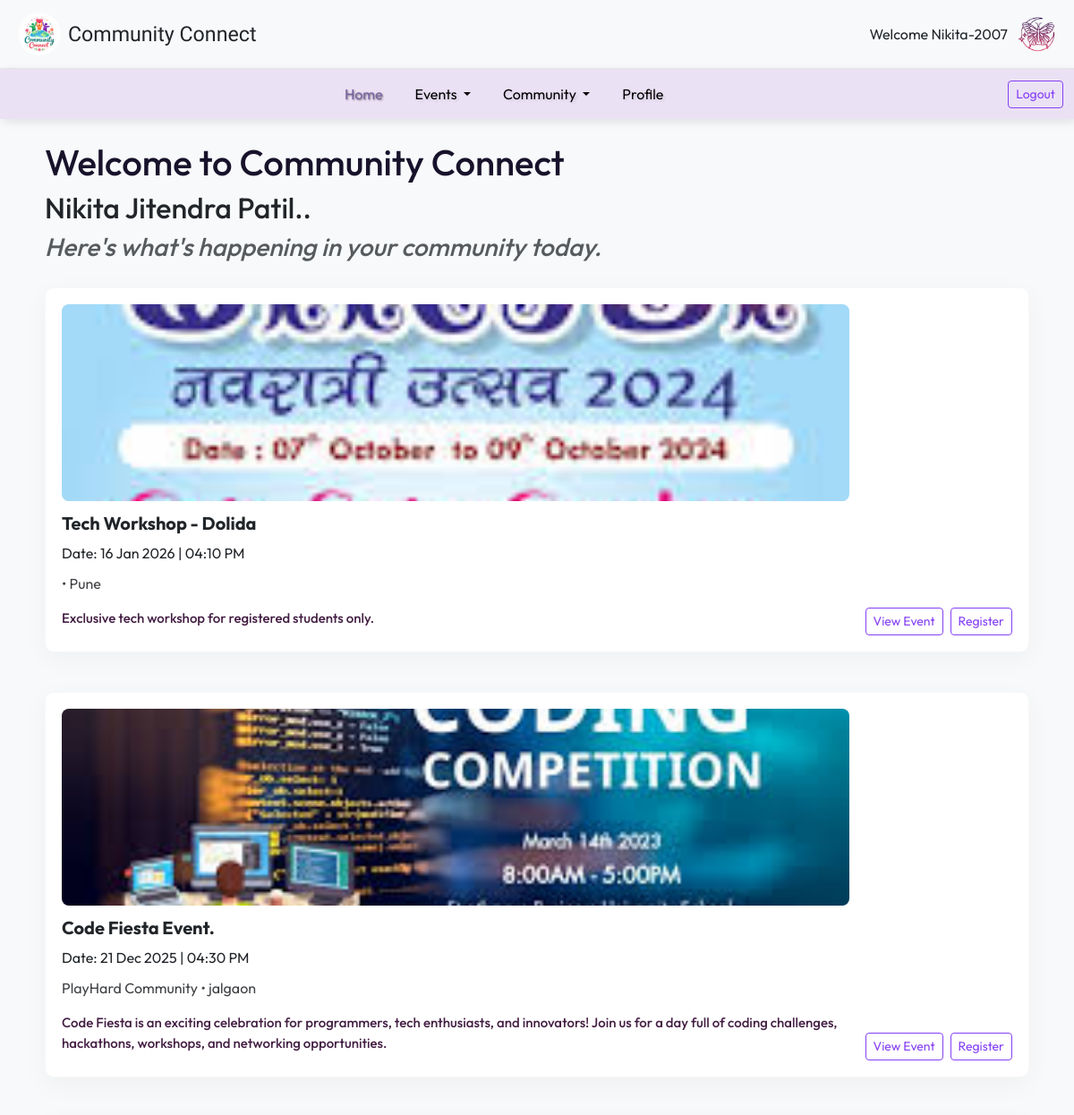
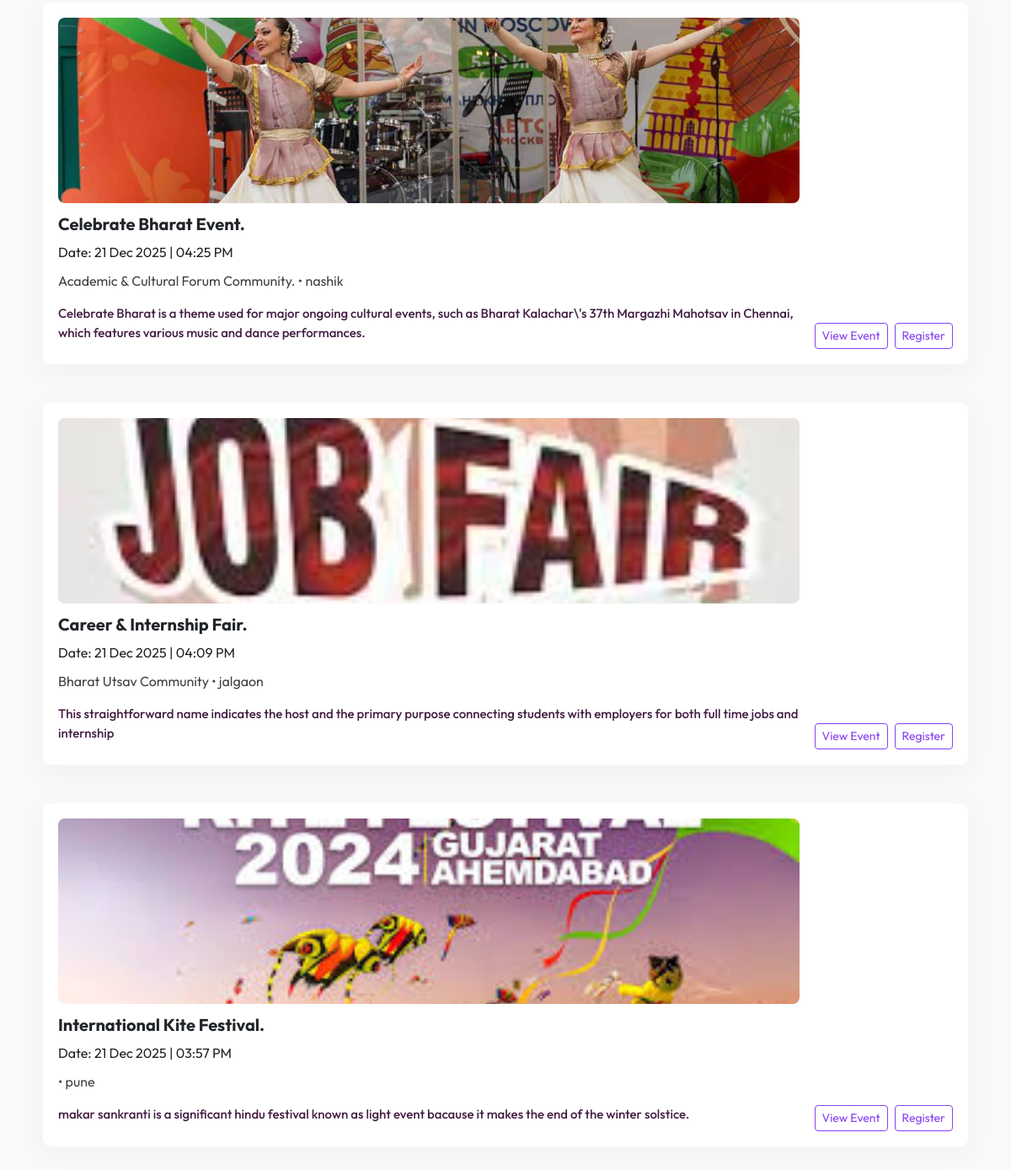
The app's page /Dashboard.php (signed in) with its own data (2 pictures, top to bottom).
### tables this page shows
CREATE TABLE `community_events` (
  `id` int(11) NOT NULL,
  `event_name` varchar(255) NOT NULL,
  `category` varchar(100) NOT NULL,
  `other_category` varchar(255) DEFAULT NULL,
  `district` varchar(100) NOT NULL,
  `start_time` time DEFAULT NULL,
  `end_time` time DEFAULT NULL,
  `date` date DEFAULT NULL,
  `registration_deadline` varchar(255) NOT NULL,
  `image` varchar(255) DEFAULT 'default_event.jpg',
  `event_type` varchar(150) NOT NULL,
  `event_ty` varchar(255) NOT NULL,
  `location` varchar(255) NOT NULL,
  `about` text DEFAULT NULL,
  `created_at` timestamp NOT NULL DEFAULT current_timestamp(),
  `created_by` int(11) NOT NULL,
  `Community` int(11) DEFAULT NULL,
  `event_code` varchar(50) DEFAULT NULL,
  `privacy` varchar(10) NOT NULL DEFAULT 'public',
  `details` text DEFAULT NULL,
  `status` enum('Upcoming','Ongoing','Completed','Cancelled') DEFAULT 'Upcoming'
);

CREATE TABLE `communities` (
  `id` int(11) NOT NULL,
  `community_name` varchar(255) NOT NULL,
  `category` varchar(100) NOT NULL,
  `other_category` varchar(100) DEFAULT NULL,
  `privacy` varchar(100) NOT NULL,
  `image` varchar(255) DEFAULT NULL,
  `district` varchar(100) NOT NULL,
  `about` varchar(300) DEFAULT NULL,
  `created_at` timestamp NOT NULL DEFAULT current_timestamp(),
  `created_by` int(11) NOT NULL
);

### Dashboard.php (the view, shortened to what this page needs)
<?php
include 'userHead.php';
$conn = new mysqli("localhost", "root", "", "community_connect");
$user_id = $_SESSION['user_id'] ?? 0;
$event_query = "
    SELECT e.*, c.community_name
    FROM community_events e
    LEFT JOIN communities c ON e.id = c.id
    WHERE e.created_by = '$user_id'
    ORDER BY e.id DESC
";
$event_result = mysqli_query($conn, $event_query);
$event_count = mysqli_num_rows($event_result);
?>
<!DOCTYPE html>
<html lang="en">
<head>
    <link href="https://cdn.jsdelivr.net/npm/bootstrap@5.3.8/dist/css/bootstrap.min.css" rel="stylesheet" />
    <link rel="stylesheet" href="userStyle.css">
    <link href="https://cdn.jsdelivr.net/npm/bootstrap-icons@1.10.5/font/bootstrap-icons.css" rel="stylesheet" />
</head>
<body>
    <?php
    include 'userNav.php';
    ?>
    <main class="container my-4 d-flex flex-column align-items-center">
        <div class="wc" style="max-width:1100px; width:100%;">
            <h1 class="greeting">Welcome to Community Connect</h1>
            <h2 class="name"><?php echo $full_name; ?></h2>
            <h3 class="wel text-muted"><i>Here's what's happening in your community today.</i></h3>
        </div>
        <div class="upcoming-events" style="width:100%; max-width:1100px;">
            <?php if ($event_count > 0) { ?>
            <?php while ($row = mysqli_fetch_assoc($event_result)) { ?>
            <div class="event-card mb-4">
                <div class="event-row">
                    <div class="event-content">
                        <div class="photo-box">
                            <?php if (!empty($row['image'])): ?>
                            <img src="<?php echo htmlspecialchars($row['image']); ?>"
                                alt="<?php echo htmlspecialchars($row['event_name']); ?>">
                            <?php else: ?>
                            <div class="d-flex align-items-center justify-content-center h-100"><i class="bi bi-image"
                                    style="font-size:48px;color:#d1d5db"></i></div>
                            <?php endif; ?>
                        </div>
                        <div>
                            <div class="event-title"><?php echo htmlspecialchars($row['event_name']); ?></div>
                            Date: <?php echo date("d M Y", strtotime($row['created_at'])); ?> | <?php echo date("h:i A", strtotime($row['created_at'])); ?>
                        </div>
                            <div class="event-meta"><?php echo htmlspecialchars($row['community_name']); ?> •
                                <?php echo htmlspecialchars($row['district']); ?></div>
                            <div class="event-desc"><?php echo nl2br(htmlspecialchars($row['about'])); ?></div>
                        </div>
                        <div class="event-actions">
                            <a href="viewEvent.php?id=<?php echo $row['id']; ?>"
                                class="btn btn-sm btn-outline-indigo">View Event</a>
                            <a href="registerEvent.php?id=<?php echo $row['id']; ?>"
                                class="btn btn-sm btn-outline-indigo">Register</a>
                        </div>
                    </div>
                </div>
            </div>
            <?php } ?>
            <?php } ?>
    </main>
</body>
</html>

### userStyle.css (style rules this page uses)
.btn-outline-indigo { color: #8540f5; border-color: #8540f5; }

### Dashboard.php (style rules this page uses)
body { background: #f7f9fb; font-family: "Outfit", sans-serif; }
.greeting { color: #18122B; }
.event-card { width: 100%; max-width: 1100px; margin-top: 20px; background: #fff; border-radius: 10px; box-shadow: 0 8px 30px rgba(0, 0, 0, 0.04); overflow: hidden; border: 1px solid rgba(0, 0, 0, 0.03); }
.event-row { display: flex; gap: 18px; align-items: stretch; padding: 18px; flex-wrap: wrap; }
.event-content { flex: 1 1 0; min-width: 220px; display: flex; flex-direction: column; gap: 10px; }
.photo-box { width: 100%; height: 220px; overflow: hidden; border-radius: 8px; background: #f2f2f2; }
.photo-box img { width: 100%; height: 100%; object-fit: cover; display: block; }
.event-title { font-weight: 700; font-size: 20px; margin-bottom: 6px; }
.event-meta { color: #3e4044ff; font-size: 16px; margin-bottom: 6px; }
.event-desc { color: #431e43ff; font-weight: 500; font-size: 15px; margin-bottom: 8px; }
.event-actions { display: flex; gap: 8px; justify-content: flex-end; margin-top: auto; }

### records on screen
community_events: image (picture), event_name "Tech Workshop - Dolida", created_at "16 Jan 2026", created_at "04:10 PM", district "Pune", about "Exclusive tech workshop for registered students only."
community_events: image (picture), event_name "Code Fiesta Event.", created_at "21 Dec 2025", created_at "04:30 PM", communities.community_name "PlayHard Community", district "jalgaon", about "Code Fiesta is an exciting celebration for programmers, tech enthusiasts, and innovators! Join us for a day full of coding challenges, hackathons, workshops, and networking opportunities."
community_events: image (picture), event_name "Celebrate Bharat Event.", created_at "21 Dec 2025", created_at "04:25 PM", communities.community_name "Academic & Cultural Forum Community.", district "nashik", about "Celebrate Bharat is a theme used for major ongoing cultural events, such as Bharat Kalachar\\'s 37th Margazhi Mahotsav in Chennai, which features various music and dance performances."
community_events: image (picture), event_name "Career & Internship Fair.", created_at "21 Dec 2025", created_at "04:09 PM", communities.community_name "Bharat Utsav Community", district "jalgaon", about "This straightforward name indicates the host and the primary purpose connecting students with employers for both full time jobs and internship"
community_events: image (picture), event_name "International Kite Festival.", created_at "21 Dec 2025", created_at "03:57 PM", district "pune", about "makar sankranti is a significant hindu festival known as light event bacause it makes the end of the winter solstice."

### other values on screen
$username "Nikita-2007"
$full_name "Nikita Jitendra Patil.."
